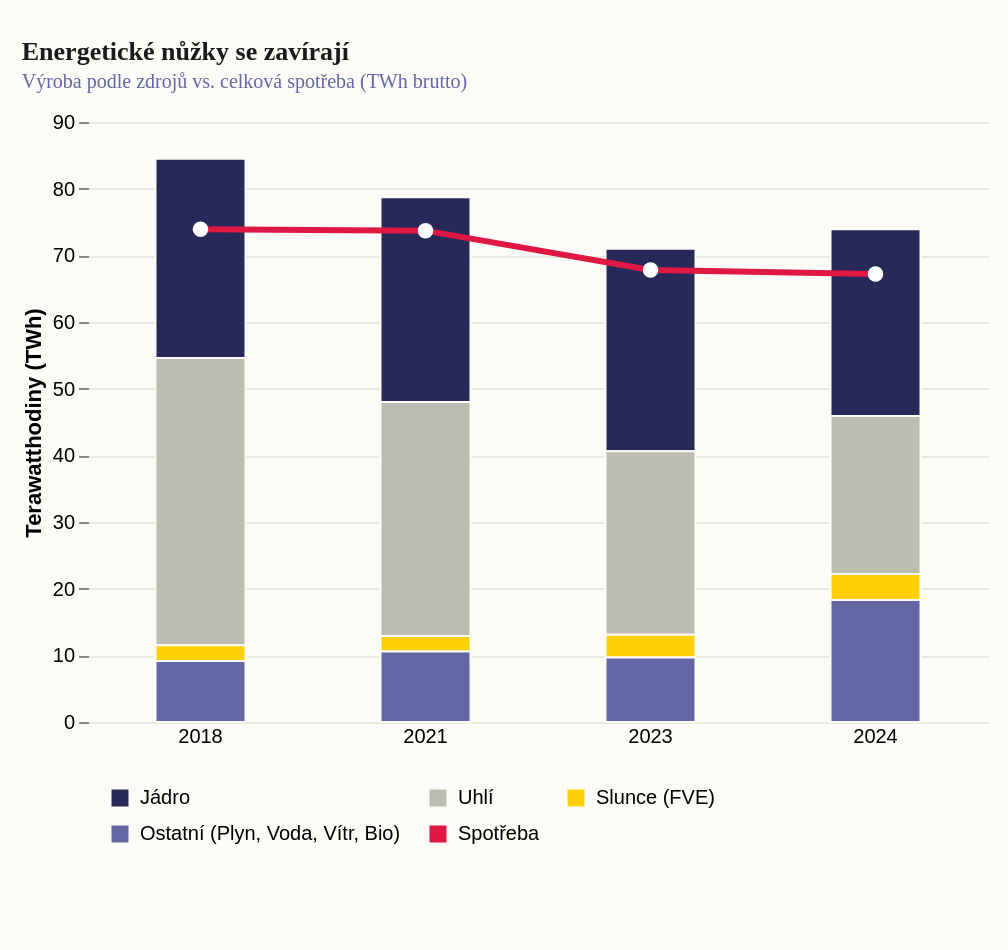

This figure's Vega-Lite source:
### Vega-Lite specification from a JSON file in a GitHub repository (floating-point values rounded to 4 significant figures)
{"_source": "Zdroj: ERÚ (Roční zprávy o provozu ES ČR 2018–2024)", "$schema": "https://vega.github.io/schema/vega-lite/v5.json", "description": "Bilance výroby a spotřeby elektřiny v ČR (2018-2024)", "width": 450, "height": 300, "padding": {"top": 20, "left": 10, "right": 10, "bottom": 40}, "autosize": {"type": "pad", "resize": true}, "background": "#fdfbf7", "title": {"text": "Energetické nůžky se zavírají", "subtitle": "Výroba podle zdrojů vs. celková spotřeba (TWh brutto)", "font": "Roboto Slab", "fontSize": 13, "fontWeight": "bold", "anchor": "start", "color": "#1a1a1a", "subtitleFont": "Work Sans", "subtitleFontSize": 10, "subtitleColor": "#6267a3", "offset": 10}, "data": {"values": [{"year": "2018", "source": "Jádro", "val": 29.9}, {"year": "2018", "source": "Uhlí", "val": 43.1}, {"year": "2018", "source": "Slunce (FVE)", "val": 2.36}, {"year": "2018", "source": "Ostatní (Plyn, Voda, Vítr, Bio)", "val": 9.14}, {"year": "2018", "source": "Spotřeba", "val": 73.9, "type": "line"}, {"year": "2021", "source": "Jádro", "val": 30.7}, {"year": "2021", "source": "Uhlí", "val": 35.1}, {"year": "2021", "source": "Slunce (FVE)", "val": 2.32}, {"year": "2021", "source": "Ostatní (Plyn, Voda, Vítr, Bio)", "val": 10.58}, {"year": "2021", "source": "Spotřeba", "val": 73.7, "type": "line"}, {"year": "2023", "source": "Jádro", "val": 30.4}, {"year": "2023", "source": "Uhlí", "val": 27.5}, {"year": "2023", "source": "Slunce (FVE)", "val": 3.42}, {"year": "2023", "source": "Ostatní (Plyn, Voda, Vítr, Bio)", "val": 9.68}, {"year": "2023", "source": "Spotřeba", "val": 67.8, "type": "line"}, {"year": "2024", "source": "Jádro", "val": 28.0}, {"year": "2024", "source": "Uhlí", "val": 23.7}, {"year": "2024", "source": "Slunce (FVE)", "val": 3.9}, {"year": "2024", "source": "Ostatní (Plyn, Voda, Vítr, Bio)", "val": 18.3}, {"year": "2024", "source": "Spotřeba", "val": 67.2, "type": "line"}]}, "layer": [{"transform": [{"filter": "datum.type != 'line'"}], "mark": {"type": "bar", "width": 45, "tooltip": true, "stroke": "#fdfbf7", "strokeWidth": 1}, "encoding": {"x": {"field": "year", "type": "nominal", "title": null, "axis": {"labelAngle": 0, "ticks": false, "domain": false}}, "y": {"field": "val", "type": "quantitative", "title": "Terawatthodiny (TWh)", "axis": {"gridColor": "#e8e8dc", "domain": false}}, "color": {"field": "source", "type": "nominal", "scale": {"domain": ["Jádro", "Uhlí", "Slunce (FVE)", "Ostatní (Plyn, Voda, Vítr, Bio)", "Spotřeba"], "range": ["#272a59", "#bcbcb0", "#ffcf02", "#6267a3", "#de1743"]}, "legend": {"title": null, "orient": "bottom", "offset": 10, "symbolType": "square", "padding": 10, "columns": 3}}}}, {"transform": [{"filter": "datum.type == 'line'"}], "mark": {"type": "line", "color": "#de1743", "strokeWidth": 3, "point": {"color": "#de1743", "size": 60, "fill": "white", "strokeWidth": 2}}, "encoding": {"x": {"field": "year", "type": "nominal"}, "y": {"field": "val", "type": "quantitative"}}}], "config": {"view": {"stroke": "transparent"}}}
